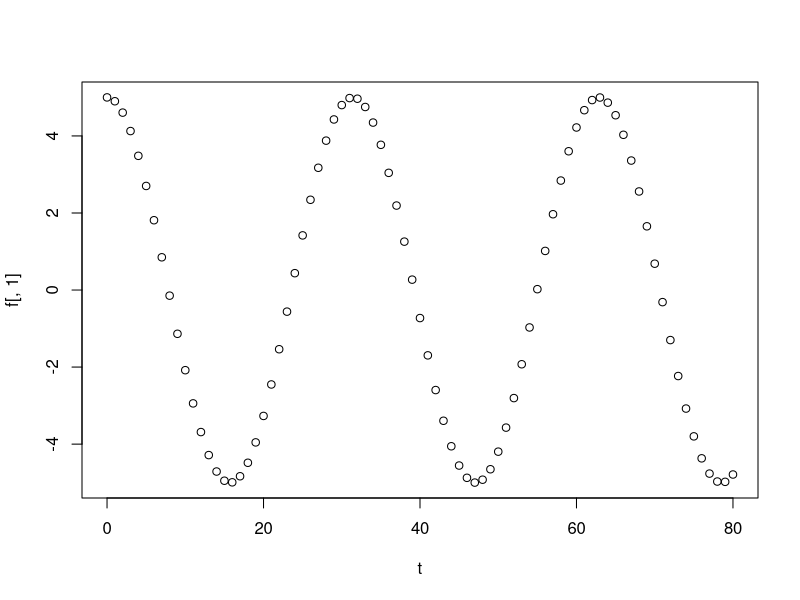
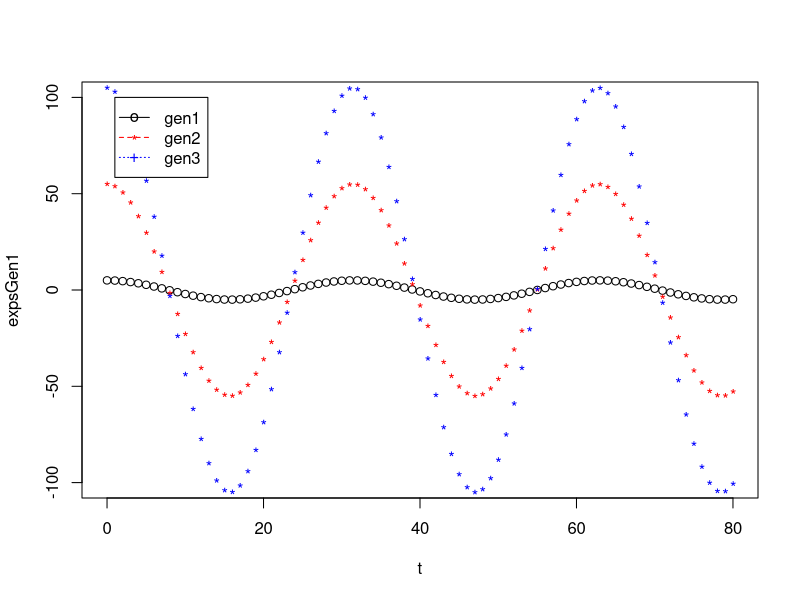
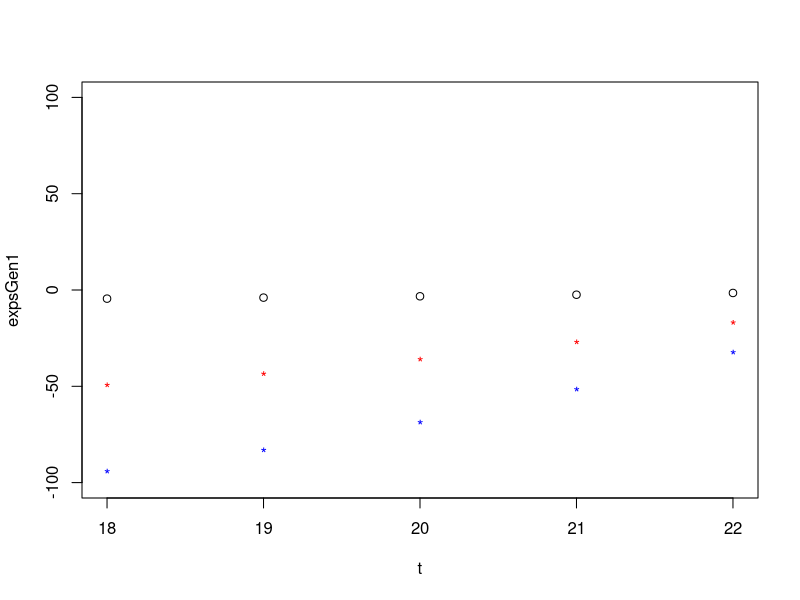

These charts were generated, in order, by the following R code: (Note: this script raises an error after producing the figures.)
f1 = function(t, c){
	5 * c * cos(t/5)
}

t = seq(0,80,1)      #tiempo    
c = seq(1,600,10)    #genes
f = matrix(nrow = length(t), ncol = length(c)) 

for (i in seq(1,length(t),1)){
  for (j in seq(1,length(c),1)){  
    f[i,j] = f1(t[i],c[j])
  }
}


#para ver la trayectoria que busco en el tiempo... me quedo con una columna 
#(dado valor de c, dado un gen)

plot(t,f[,1])

#cada columna es un gen y cada fila un tiempo (muestra) 
#where e_ij is the expression of gene j in sample i

#NEIGHBOURHOOD VARIANCE 
#tengo que hallar primero los primeros vecinos de un dado gen (digamos aquellos 2 de menos dist euclideana)
#hagamos para el gen 1

#pienso en un plano que es expresion vs muestra para todos los genes. Veamoslo para los 3 primeros 
expsGen1= f[,1]
expsGen2= f[,2]
expsGen3= f[,3]

plot(t,expsGen1,ylim=c(-100, 100)) 
points(t,expsGen2,col="red", pch="*")
points(t,expsGen3,col="blue", pch="*")
# Adding a legend inside box at the location (2,40) in graph coordinates.
# Note that the order of plots are maintained in the vectors of attributes.
legend(1,100,legend=c("gen1","gen2","gen3"), col=c("black","red","blue"),
                                   pch=c("o","*","+"),lty=c(1,2,3), ncol=1)

plot(t,expsGen1,xlim=c(18, 22), ylim=c(-100, 100)) 
points(t,expsGen2,col="red", pch="*")
points(t,expsGen3,col="blue", pch="*")

###busco los primeros vecinos para el gen 2 a tiempo 20 considerando el entorno de 
#tiempos entre 18 y 22. y 3 primeros genes. 

#################como tengo que calcular distancia euclideana me puede definir esa funcion 
#dado un gen y un tiempo me calcula los vecinos y termino teniendo las samples neighbour.


distEuclideanaPuntos = function(t, e, tGenTarget, eGenTarget){
	( (t - tGenTarget)^2 + (e - eGenTarget)^2 ) ^ (0.5)
}

#################busco los primeros vecinos para el gen 2 a tiempo 20 considerando el entorno de 
#tiempos entre 18 y 22. y 3 primeros genes. 

entornoGen2 = f[t[19:23], 1:3] #armo submatriz de 5 x 3.. un criterio... 

euclideana = matrix(nrow = length(entornoGen2[,1]), ncol = length(entornoGen2[1,]))
for (i in seq(1,length(entornoGen2[,1]),1)){
	for (j in seq(1,length(entornoGen2[1,]),1)){	
		#print(i)
		euclideana[i,j] = distEuclideana(t[18+i],entornoGen2[i,j], t[21], entornoGen2[3,2])
	}
}

#notese que el elemento target que es en el medio de la matriz, el euclideana[3,2] es cero

#ahora puedo decir que me quedo con los 3 que estan a menor distancia euclideana como mis vecinos mas cercanos

euclideanaMenorAMayor = sort(euclideana, decreasing = FALSE)

vecinoPrimero = which(euclideana==euclideanaMenorAMayor[2], arr.ind=TRUE)
vecinoSegundo = which(euclideana==euclideanaMenorAMayor[3], arr.ind=TRUE)
vecinoTercero = which(euclideana==euclideanaMenorAMayor[4], arr.ind=TRUE)
vecinoCuarto = which(euclideana==euclideanaMenorAMayor[5], arr.ind=TRUE)

#entonces ya tengo las coordenadas de los vecinos, lo que me interessa es el tiempo para la formula 
#armo un vector con los indices de esos tiempos. 

indexesTiemposVecinos = c(18+vecinoPrimero[1]-1, 18+vecinoSegundo[1]-1, 18+vecinoTercero[1]-1, 18+vecinoCuarto[1]-1)


###dado el tiempo 20 calculo la primera sumatoria.. 

#sum_j (e_ig - e_N(i,j),g)^2 

g = 2
i = t[21]

primeraSuma = 0 

for (k in seq(1,length(indexesTiemposVecinos),1)){
	primeraSuma = primeraSuma + (f[i , g] - f[indexesTiemposVecinos[k] , g])^2 
	#print(primeraSuma)
} 

####################################################################################################
	
##los vecinos dependen del tiempo(dado un gen)..hago una funcion generica ahora 
## #armo submatriz de 5 x 3.. un criterio...  entorno de mi punto target (tTarget,gTarget) el medio de la matriz es mi target


entornoGenTarget = function(indexTGenTarget, indexEGenTarget){
	#agarro un gen adelante y otro detras, y dos tiempos delantes y dos tiempos detras.. 
	f[(indexTGenTarget-2):(indexTGenTarget+2), (indexEGenTarget-1):(indexEGenTarget+1)] 
}

indexesTiemposVecinos = function(indexTGenTarget, indexEGenTarget){
	entornoGen = entornoGenTarget(indexTGenTarget, indexEGenTarget)
	euclideana = matrix(nrow = length(entornoGen[,1]), ncol = length(entornoGen[1,]))

	for (i in seq(1,length(entornoGen[,1]),1)){       #las samples 
		for (j in seq(1,length(entornoGen[1,]),1)){	
			#print(i)
			indexTiempoBase = indexTGenTarget-2
			indexTiempoTargetMedio = 3  
			indexETargetMedio = 2
			euclideana[i,j] = distEuclideana(t[indexTiempoBase+i],entornoGen[i,j], t[indexTGenTarget+1], entornoGen[indexTiempoTargetMedio ,indexETargetMedio])
		}
	}

	#notese que el elemento target que es en el medio de la matriz, el euclideana[3,2] es cero

	#ahora puedo decir que me quedo con los 3 que estan a menor distancia euclideana como mis vecinos mas cercanos

	euclideanaMenorAMayor = sort(euclideana, decreasing = FALSE)
	#tomo el criterio de quedarme con los primeros 4 cuatro vecinos mas cercanos en dist euclidea
	vecinoPrimero = which(euclideana==euclideanaMenorAMayor[2], arr.ind=TRUE)
	vecinoSegundo = which(euclideana==euclideanaMenorAMayor[3], arr.ind=TRUE)
	vecinoTercero = which(euclideana==euclideanaMenorAMayor[4], arr.ind=TRUE)
	vecinoCuarto = which(euclideana==euclideanaMenorAMayor[5], arr.ind=TRUE)

	#entonces ya tengo las coordenadas de los vecinos, lo que me interessa es el tiempo para la formula 
	#armo un vector con los indices de esos tiempos. 

	c(18+vecinoPrimero[1]-1, 18+vecinoSegundo[1]-1, 18+vecinoTercero[1]-1, 18+vecinoCuarto[1]-1)
}

#######

distEuclideanaConVecinos = function(indexTGenTarget, indexEGenTarget){
	entornoGen = entornoGenTarget(indexTGenTarget, indexEGenTarget)
	euclideana = matrix(nrow = length(entornoGen[,1]), ncol = length(entornoGen[1,]))

	for (i in seq(1,length(entornoGen[,1]),1)){       #las samples 
		for (j in seq(1,length(entornoGen[1,]),1)){	
			#print(i)
			indexTiempoBase = indexTGenTarget-2
			indexTiempoTargetMedio = 3  
			indexETargetMedio = 2
			euclideana[i,j] = distEuclideana(t[indexTiempoBase+i],entornoGen[i,j], t[indexTGenTarget+1], entornoGen[indexTiempoTargetMedio ,indexETargetMedio])
		}
	}
	euclideana
}

distEuclideanaConVecinos(3,2)
distEuclideanaConVecinos(4,2)
distEuclideanaConVecinos(5,2)

plot(t,f[,1], type="b", pch=19, col="red", xlab="samples", ylab="expresion", ylim = c(0,10), xlim = c(0,8))
points(t,f[,2],pch=18, col="blue", type="b", lty=2)
points(t,f[,3],pch=18, col="black", type="b", lty=2)
legend(0,100, legend=c("Gen 1", "Gen 2 target", "Gen 3"),
       col=c("red", "blue", "black"),lty=c(1,2,3), ncol=1)


###dado el tiempo 20 calculo la primera sumatoria.. 
#sum_j (e_ig - e_N(i,j),g)^2 

indexesTiemposVecinos2 = indexesTiemposVecinos(20,2)
g = 2
i = t[21]

primeraSuma = 0 

for (k in seq(1,length(indexesTiemposVecinos2),1)){
	primeraSuma = primeraSuma + (f[i , g] - f[indexesTiemposVecinos2[k] , g])^2 
	#print(primeraSuma)
} 

###lo hago para todos los tiempos para el gen g

g = 2 
neighbourhoodVariance = vector()
samples = vector()
indexesTiemposVecinosDelTargetVector = list()
 
#tengo que ver como hacer con los 3 primeros tiempos... deberian tomar como vecinos en tiempo anteriores de una forma especial

for (i in seq(3,length(t)-2,1)){
	indexesTiemposVecinosDelTarget = indexesTiemposVecinos(i,g) 
	indexesTiemposVecinosDelTargetVector[[i-2]] = indexesTiemposVecinosDelTarget 
	primeraSuma = 0 
	#print(i)
	for (k in seq(1,length(indexesTiemposVecinosDelTarget),1)){
		primeraSuma = primeraSuma + (f[i , g] - f[indexesTiemposVecinosDelTarget[k] , g])^2 
	}
	samples[i-2] = i-2
	neighbourhoodVariance[i-2] = primeraSuma
} 

###prueba 

i=3
indexesTiemposVecinosDelTarget = indexesTiemposVecinos(i,g) 
indexesTiemposVecinosDelTargetVector[[i-2]] = indexesTiemposVecinosDelTarget 
primeraSuma = 0 
#print(i)
for (k in seq(1,length(indexesTiemposVecinosDelTarget),1)){
	primeraSuma = primeraSuma + (f[i , g] - f[indexesTiemposVecinosDelTarget[k] , g])^2 
}
samples[i] = i
neighbourhoodVariance[i] = primeraSuma
 

###fin de prueba


length(neighbourhoodVariance)
length(samples)
length(t)
length(indexesTiemposVecinosDelTargetVector)
#esta lista indexesTiemposVecinosDelTargetVector tiene en cada elemento los indices de los primeros vecinos 
#para el gen g en la muestra i esima. 
#de las 81 samples, hacemos sobre 78 

plot(samples,neighbourhoodVariance)

#ahora calculo la desviacion estandar. 

desvStandarNoNormal = function(e){
	eMean = mean(e)
	desvStandr = vector()
	for (i in  seq(1,(length(e)),1)){
		print(i)
		desvStandr[i] = ( eMean - e[i] )^2
	}
	desvStandr
}

eGen2 = f[,2]
eGen2Recortado = eGen2[3:(length(t)-2)]
length(eGen2Recortado)
desvStandrGen2 = desvStandarNoNormal(eGen2Recortado)
length(desvStandrGen2)		

plot(samples,neighbourhoodVariance,type="b", pch=19, col="red", xlab="samples", ylab="",ylim=c(-100, 37000))
points(samples,desvStandrGen2,pch=18, col="blue", type="b", lty=2)
legend(1,37000, legend=c("Vecinos", "Estandar"),title = "Gen 2",
       col=c("red", "blue"), lty=1:2, cex=0.8)

#ahora lo ultimo para ver si nos quedamos con este gen o no lo que nos importa es la suma total 

standard = sum(desvStandrGen2)
neighbour = sum(neighbourhoodVariance)

if (neighbour > standard){
	print("Rechazado gen")
}
########################################################################
S = 0 
for (i in c){
  for (j in vec){  
    S = (f[i,g] - f[j,g])^2 + S 
  }
}



 